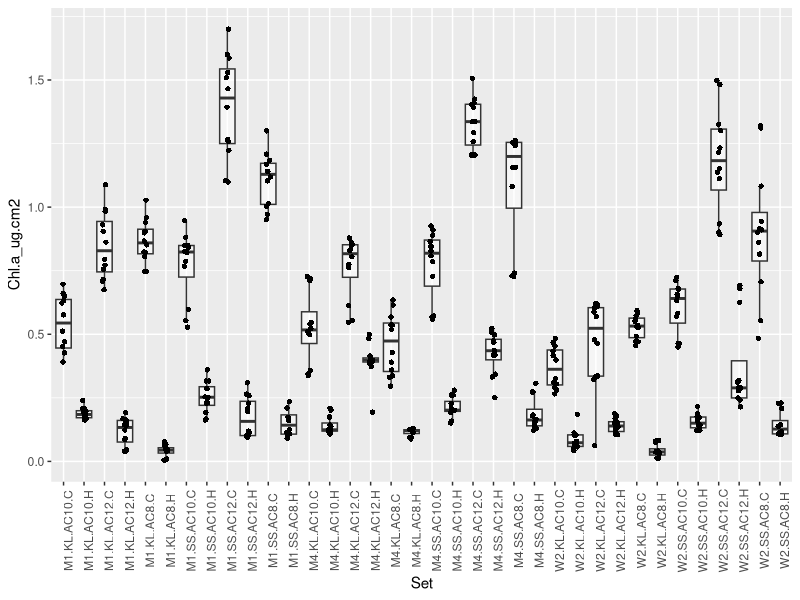
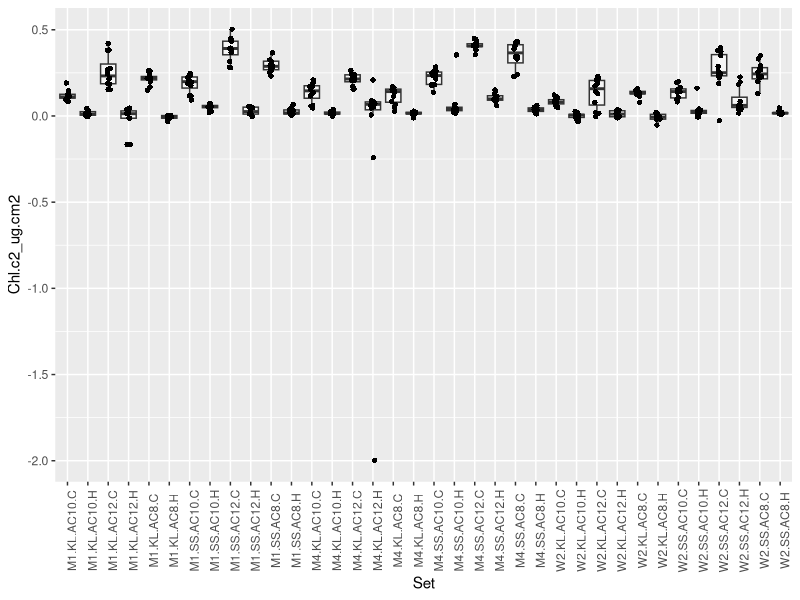
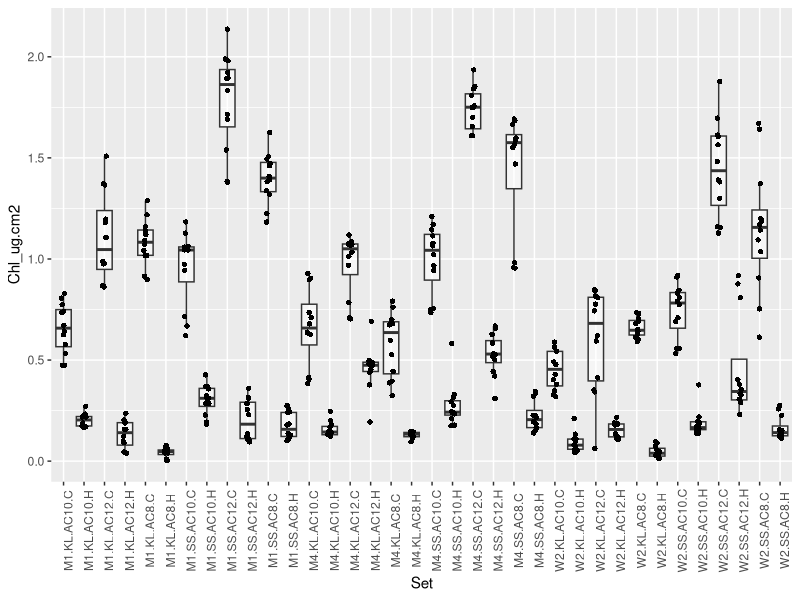
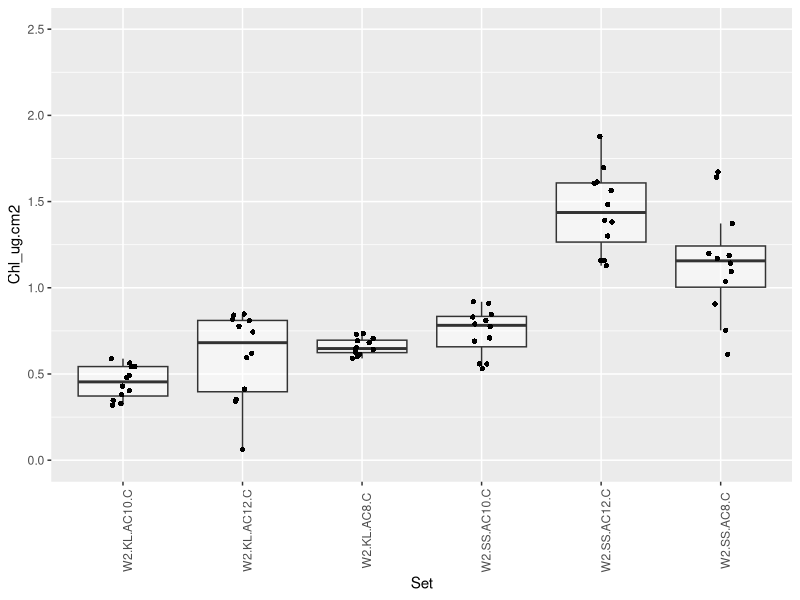
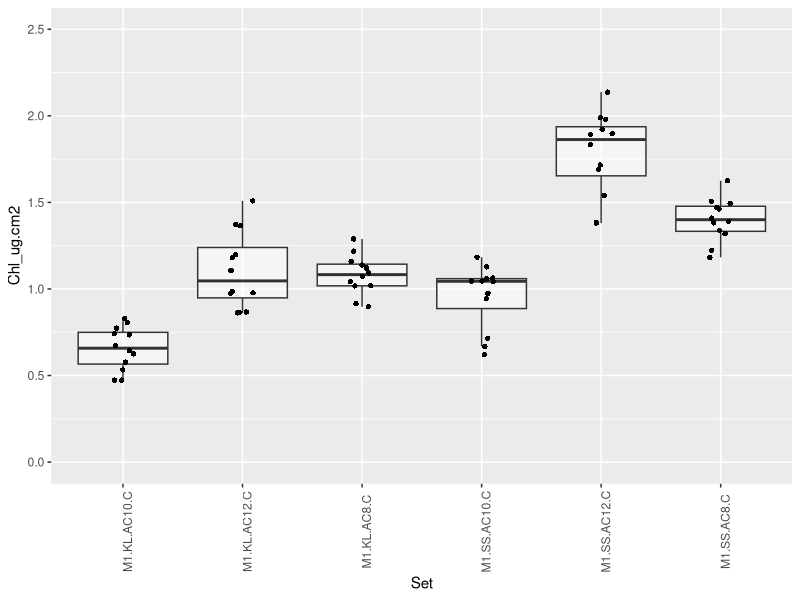
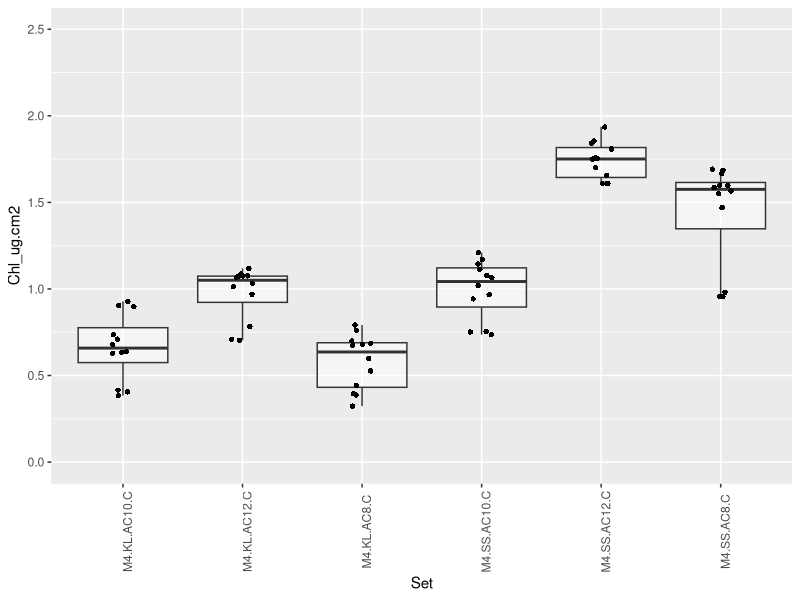
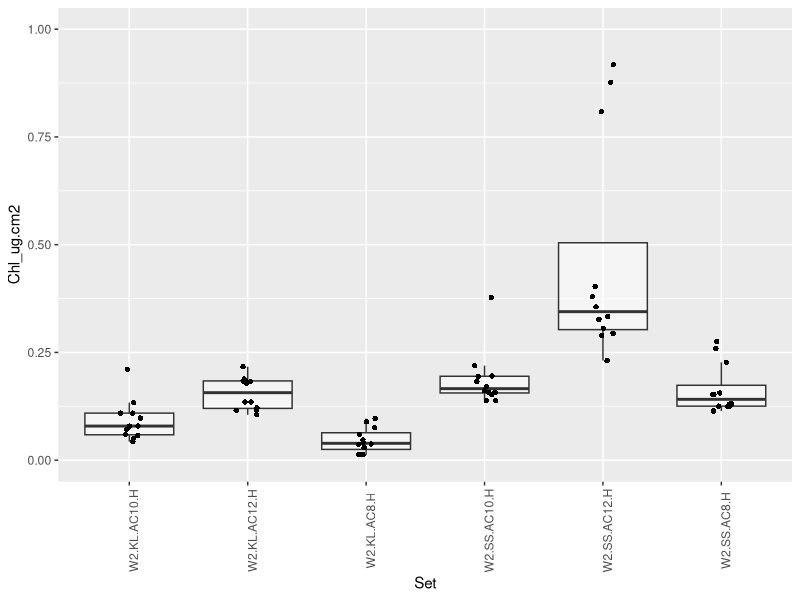
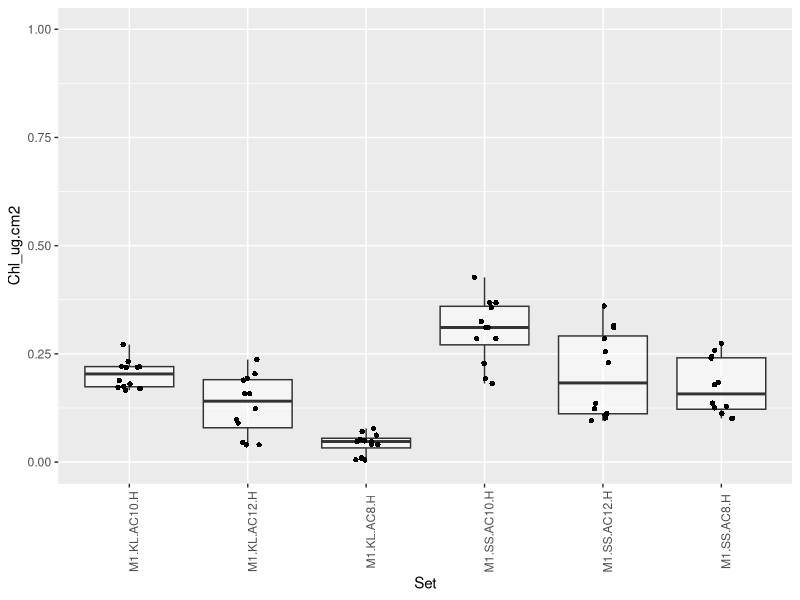

Write the R code that produced these figures, in order. (Note: this script raises an error after producing the figures.)
## ---- chunk 1
knitr::opts_chunk$set(echo = TRUE, warning = FALSE, message = FALSE)
## ---- chunk 2
##Install Packages if Needed
if (!require("ggplot2")) install.packages("ggplot2")

##Load Packages
library(ggplot2)
## ---- chunk 3
####Load Data####
Sym<-read.csv("Data/Symbionts.csv", header=TRUE)
Chl<-read.csv("Data/Chlorophyll.csv", header=TRUE)
Wax.Stand<-read.csv("Data/WaxStandards.csv", header=TRUE)
SampData<-read.csv("Data/SampleData.csv", header=TRUE)

##Set factor variables
SampData$TimeP<-factor(SampData$TimeP, levels=c("W2", "M1", "M4"), ordered=TRUE)
SampData$Site<-factor(SampData$Site, levels=c("KL", "SS"), ordered=TRUE)
SampData$Genotype<-factor(SampData$Genotype, levels=c("AC8", "AC10", "AC12"), ordered=TRUE)
SampData$Treatment<-factor(SampData$Treatment, levels=c("Control", "Heat"), ordered=TRUE)
SampData$Treat<-factor(SampData$Treat, levels=c("C", "H"), ordered=TRUE)

##Add a Sample Set Variable
SampData$Set<-paste(SampData$TimeP, SampData$Site, SampData$Genotype, SampData$Treat, sep=".")

##Add a Season Variable
SampData$Seas<-ifelse(SampData$TimeP=="W2", "Summer1", ifelse(SampData$TimeP=="M1", "Summer2", ifelse(SampData$TimeP=="M4", "Winter" , NA)))
SampData$Seas<-factor(SampData$Seas, levels=c("Summer1", "Summer2", "Winter"), ordered=TRUE)

## ---- chunk 4
####Create Standard Curve

##Calculate Surface Area of Cylinders from Standards
Wax.Stand$SA_cm2<-2*pi*(Wax.Stand$Dm_cm/2)*Wax.Stand$Ht_cm+2*pi*(Wax.Stand$Dm_cm/2)^2

##Calculate Difference in Wax Weight
Wax.Stand$Wax.D_g<- Wax.Stand$Wax.F_g-Wax.Stand$Wax.I_g

##Linear Model of SA as a Function of Wax Weight
wax.SA.lm  <- lm(SA_cm2~Wax.D_g, data=Wax.Stand)
summary(wax.SA.lm)
coef(wax.SA.lm)

SA.mod <- function(wax.weight) {
  coefs <- coef(wax.SA.lm)
  #y = mx + b
  SA <- ((coefs[2] * wax.weight) + coefs[1])
  return(SA)}

####Apply Standard Curve

##Calculate Difference in Wax Weight (g) in Sample Data
SampData$Wax.D_g<- SampData$Wax.F_g-SampData$Wax.I_g

##Calculate Surface Area (cm^2) by Applying Linear Model Function
SampData$SA_cm2<-SA.mod(SampData$Wax.D_g)

## ---- chunk 5
##Subtract Background A750 from A630 and A663
Chl$A630.c<-Chl$A630-Chl$A750
Chl$A663.c<-Chl$A663-Chl$A750

##Divide by Pathlength (0.5cm pathlength for 175ul sample in UVStar Plate) 
Chl$A630.c<-c(Chl$A630.c/0.5)
Chl$A663.c<-c(Chl$A663.c/0.5)

##Calculate Chl-a and Chl-c2 in ug/ml
Chl$Chl.a_ug.ml<-11.43*Chl$A663.c- 0.64*Chl$A630.c
Chl$Chl.c2_ug.ml <- 27.09*Chl$A630.c - 3.63*Chl$A663.c

##Merge with Sample Data to Calculate Chlorophyll per Surface Area
#Merges by Random Number (RandN) column
#Adds necessary Slurry Volume (Vol_ml) and Surface Area (SA_cm2) columns
#Retains only Color Score project samples
Chl<-merge(Chl, SampData,  all.x=FALSE, all.y=TRUE)

##Calculate Total Chlorophyll-a and c2 (ug) 
Chl$Chl.a_ug<-Chl$Chl.a_ug.ml*Chl$Vol_ml
Chl$Chl.c2_ug<-Chl$Chl.c2_ug.ml*Chl$Vol_ml

##Calculate Chlorophyll-a and c2 per Surface Area (ug/cm^2)
Chl$Chl.a_ug.cm2<-Chl$Chl.a_ug/Chl$SA_cm2
Chl$Chl.c2_ug.cm2<-Chl$Chl.c2_ug/Chl$SA_cm2

##Initial Visual Check
ggplot(Chl, aes(x=Set, y=Chl.a_ug.cm2)) + 
  geom_boxplot(alpha=0.5, shape=2, outlier.shape = NA)+
  geom_jitter(shape=16, position=position_jitter(0.1))+
  theme(axis.text.x = element_text(angle = 90))

ggplot(Chl, aes(x=Set, y=Chl.c2_ug.cm2)) + 
  geom_boxplot(alpha=0.5, shape=2, outlier.shape = NA)+
  geom_jitter(shape=16, position=position_jitter(0.1))+
  theme(axis.text.x = element_text(angle = 90))

##Set Negative Values to Zero
Chl$Chl.a_ug.cm2[(which(Chl$Chl.a_ug.cm2<0))]<-0
Chl$Chl.c2_ug.cm2[(which(Chl$Chl.c2_ug.cm2<0))]<-0

##Add Chlorophyll-a and c2 for Total Chlorophyll per Surface Area (ug/cm^2)
Chl$Chl_ug.cm2<-Chl$Chl.a_ug.cm2+Chl$Chl.c2_ug.cm2

##Visual Check
ggplot(Chl, aes(x=Set, y=Chl_ug.cm2)) + 
  geom_boxplot(alpha=0.5, shape=2, outlier.shape = NA)+
  geom_jitter(shape=16, position=position_jitter(0.1))+
  theme(axis.text.x = element_text(angle = 90))

## ---- chunk 6
##Subset Control Treatment in Thermal Tolerance Assay 
Chl.C<-subset(Chl, Treat=="C")

#W2
ggplot(subset(Chl.C, TimeP=="W2"), aes(x=Set, y=Chl_ug.cm2)) + 
  geom_boxplot(alpha=0.5, shape=2, outlier.shape = NA)+
  geom_jitter(shape=16, position=position_jitter(0.1))+
  ylim(0,2.5)+
  theme(axis.text.x = element_text(angle = 90))

Chl.C$RandN[which(Chl.C$TimeP=="W2" & Chl.C$Chl_ug.cm2<0.25)] #"W2_45"

#M1
ggplot(subset(Chl.C, TimeP=="M1"), aes(x=Set, y=Chl_ug.cm2)) + 
  geom_boxplot(alpha=0.5, shape=2, outlier.shape = NA)+
  geom_jitter(shape=16, position=position_jitter(0.1))+
  ylim(0,2.5)+
  theme(axis.text.x = element_text(angle = 90))

#M4
ggplot(subset(Chl.C, TimeP=="M4"), aes(x=Set, y=Chl_ug.cm2)) + 
  geom_boxplot(alpha=0.5, shape=2, outlier.shape = NA)+
  geom_jitter(shape=16, position=position_jitter(0.1))+
  ylim(0,2.5)+
  theme(axis.text.x = element_text(angle = 90))


##Remove Outliers 
Chl.C.o<-Chl.C[-c(which(Chl.C$TimeP=="W2" & Chl.C$Chl_ug.cm2<0.25)),]

## ---- chunk 7
##Subset Heated Treatment in Thermal Tolerance Assay
Chl.H<-subset(Chl, Treat=="H")

#W2
ggplot(subset(Chl.H, TimeP=="W2"), aes(x=Set, y=Chl_ug.cm2)) + 
  geom_boxplot(alpha=0.5, shape=2, outlier.shape = NA)+
  geom_jitter(shape=16, position=position_jitter(0.1))+
  ylim(0,1)+
  theme(axis.text.x = element_text(angle = 90))

Chl.H$RandN[which(Chl.H$TimeP=="W2" & Chl.H$Chl_ug.cm2>0.75)] #"W2_88" "W2_88" "W2_88"

#M1
ggplot(subset(Chl.H, TimeP=="M1"), aes(x=Set, y=Chl_ug.cm2)) + 
  geom_boxplot(alpha=0.5, shape=2, outlier.shape = NA)+
  geom_jitter(shape=16, position=position_jitter(0.1))+
  ylim(0,1)+
  theme(axis.text.x = element_text(angle = 90))

#M4
ggplot(subset(Chl.H, TimeP=="M4"), aes(x=Set, y=Chl_ug.cm2)) + 
  geom_boxplot(alpha=0.5, shape=2, outlier.shape = NA)+
  geom_jitter(shape=16, position=position_jitter(0.1))+
  ylim(0,1)+
  theme(axis.text.x = element_text(angle = 90))

Chl.H$RandN[which(Chl.H$TimeP=="M4" & Chl.H$Chl_ug.cm2<.25 & Chl.H$Genotype=="AC12")] #"M4_72"
Chl.H$RandN[which(Chl.H$TimeP=="M4" & Chl.H$Chl_ug.cm2>.55 & Chl.H$Site=="KL")] #"M4_72"
Chl.H$RandN[which(Chl.H$TimeP=="M4" & Chl.H$Chl_ug.cm2>.5 & Chl.H$Genotype=="AC10")] #"M4_54"


##Remove Outliers
Chl.H.o<-Chl.H[-c(which((Chl.H$TimeP=="W2" & Chl.H$Chl_ug.cm2>0.75) |
                          (Chl.H$TimeP=="M4" & Chl.H$Chl_ug.cm2<.25 & Chl.H$Genotype=="AC12") |
                          (Chl.H$TimeP=="M4" & Chl.H$Chl_ug.cm2>.55 & Chl.H$Site=="KL") |
                          (Chl.H$TimeP=="M4" & Chl.H$Chl_ug.cm2>.5 & Chl.H$Genotype=="AC10"))),]


## ---- chunk 8
##Recombine Cleaned Chlorophyll dataframes
Chl.o<-rbind(Chl.C.o, Chl.H.o)

ggplot(Chl.o, aes(x=Set, y=Chl_ug.cm2)) + 
  geom_boxplot(alpha=0.5, shape=2, outlier.shape = NA)+
  geom_jitter(shape=16, position=position_jitter(0.1))+
  theme(axis.text.x = element_text(angle = 90))


##Average Across Replicate Readings ("Rep" column: A, B, C)
names(Chl.o)
Chl.a<-aggregate(Chl.o$Chl_ug.cm2, list(Chl.o$RandN, Chl.o$ID), mean)
names(Chl.a)<-c("RandN", "ID", "Chl_ug.cm2")


##Add Total Chlorophyll to Bleaching Metric Data

##Merge Averaged Chlorophyll Data with Sample Meta Data to create Bleaching Data dataframe
#Merges by Random Number (RandN) and ID columns
#Retains all Thermal Tolerance Assay samples
#Retains RandN, ID, TimeP, Site, Genotype, Treat, Treatment, Set, Season, and SA_cm2 from SampData
names(SampData)
BleachData<-merge(SampData[,c(1:7, 12, 11, 14)], Chl.a, all.x=TRUE, all.y=FALSE)

## ---- chunk 9
####Calculate Dilution Factors

#Scales for 1:10 Dilution Sent for Flow Cytometry
Sym$Send_df<-Sym$SendInputVol_ul/Sym$SendTotalVol_ul

##Scales for Resuspending Symbiont Pellet based on Volume of 0.01% SDS Used
Sym$Resp_df<-Sym$InputVol_ul/Sym$RespVol_ul

####Calculate Symbiont Density

##Scale Flow Cy Count/ul to account for Dilution Factor applied at Flow Cy Center
Sym$Count_ul_scaled_FC_df<-Sym$Count_ul/Sym$FC_df

##Scale Flow Cy Count/ul to account for Sent Dilution Factor
Sym$Count_ul_scaled_send_df<-Sym$Count_ul_scaled_FC_df/Sym$Send_df

##Scale Flow Cy Count/ul to account for Resuspension Dilution Factor
Sym$Count_ul_scaled_resp_df<-Sym$Count_ul_scaled_send_df/Sym$Resp_df

##Merge with Sample Data to Calculate Symbionts per Surface Area
#Merges by Random Number (RandN) column
#Adds necessary Slurry Volume (Vol_ml) and Surface Area (SA_cm2) columns
#Retains only Color Score project samples
Sym<-merge(Sym, SampData, all.x=FALSE, all.y=TRUE)

##Calculate Total Symbiont Count (scaling to Slurry Total Volume in ul)
Sym$Count_total<-Sym$Count_ul_scaled_resp_df*(Sym$Vol_ml*1000)

##Calculate Symbionts per Surface Area
Sym$Sym_cm2<-Sym$Count_total/Sym$SA_cm2

##Scale to Symb * 10^6 / cm^2
Sym$Sym10.6_cm2<-Sym$Sym_cm2/10^6

##Initial Visual Check
ggplot(Sym, aes(x=Set, y=Sym10.6_cm2)) + 
  geom_boxplot(alpha=0.5, shape=2, outlier.shape = NA)+
  geom_jitter(shape=16, position=position_jitter(0.1))+
  theme(axis.text.x = element_text(angle = 90))

## ---- chunk 10
##Subset Control Treatment in Thermal Tolerance Assay
Sym.C<-subset(Sym, Treat=="C")

#W2
ggplot(subset(Sym.C, TimeP=="W2"), aes(x=Set, y=Sym10.6_cm2)) + 
  geom_boxplot(alpha=0.5, shape=2, outlier.shape = NA)+
  geom_jitter(shape=16, position=position_jitter(0.1))+
  ylim(0,2)+
  theme(axis.text.x = element_text(angle = 90))

#M1
ggplot(subset(Sym.C, TimeP=="M1"), aes(x=Set, y=Sym10.6_cm2)) + 
  geom_boxplot(alpha=0.5, shape=2, outlier.shape = NA)+
  geom_jitter(shape=16, position=position_jitter(0.1))+
  ylim(0,2)+
  theme(axis.text.x = element_text(angle = 90))

#M4
ggplot(subset(Sym.C, TimeP=="M4"), aes(x=Set, y=Sym10.6_cm2)) + 
  geom_boxplot(alpha=0.5, shape=2, outlier.shape = NA)+
  geom_jitter(shape=16, position=position_jitter(0.1))+
  ylim(0,2)+
  theme(axis.text.x = element_text(angle = 90))

## ---- chunk 11
##Subset Heated Treatment in Thermal Tolerance Assay
Sym.H<-subset(Sym, Treat=="H")

#W2
ggplot(subset(Sym.H, TimeP=="W2"), aes(x=Set, y=Sym10.6_cm2)) + 
  geom_boxplot(alpha=0.5, shape=2, outlier.shape = NA)+
  geom_jitter(shape=16, position=position_jitter(0.1))+
  ylim(0,1)+
  theme(axis.text.x = element_text(angle = 90))

#M1
ggplot(subset(Sym.H, TimeP=="M1"), aes(x=Set, y=Sym10.6_cm2)) + 
  geom_boxplot(alpha=0.5, shape=2, outlier.shape = NA)+
  geom_jitter(shape=16, position=position_jitter(0.1))+
  ylim(0,1)+
  theme(axis.text.x = element_text(angle = 90))

Sym.H$RandN[which(Sym.H$TimeP=="M1" & Sym.H$Sym10.6_cm2>0.75)] #"M1_73" "M1_73"

#M4
ggplot(subset(Sym.H, TimeP=="M4"), aes(x=Set, y=Sym10.6_cm2)) + 
  geom_boxplot(alpha=0.5, shape=2, outlier.shape = NA)+
  geom_jitter(shape=16, position=position_jitter(0.1))+
  ylim(0,1.5)+
  theme(axis.text.x = element_text(angle = 90))

Sym.H$RandN[which(Sym.H$TimeP=="M4" & Sym.H$Sym10.6_cm2>0.75)] #"M4_61" 


##Remove Outliers
Sym.H.o<-Sym.H[-c(which((Sym.H$TimeP=="M1" & Sym.H$Sym10.6_cm2>0.75) | 
                          (Sym.H$TimeP=="M4" & Sym.H$Sym10.6_cm2>0.75))),]

## ---- chunk 12
##Recombine Cleaned Chlorophyll dataframes
Sym.o<-rbind(Sym.C, Sym.H.o)

ggplot(Sym.o, aes(x=Set, y=Sym10.6_cm2)) + 
  geom_boxplot(alpha=0.5, shape=2, outlier.shape = NA)+
  geom_jitter(shape=16, position=position_jitter(0.1))+
  theme(axis.text.x = element_text(angle = 90))


####Average Across Replicate Readings ("Rep" column: A, B, C)
names(Sym.o)
Sym.a<-aggregate(Sym.o$Sym10.6_cm2, list(Sym.o$RandN, Sym.o$ID), mean)
names(Sym.a)<-c("RandN", "ID", "Sym10.6_cm2")

####Add Symbiont Density to Bleaching Metric Data

##Merge Averaged Symbiont Data with Bleaching Metric Data
#Merges by Random Number (RandN) and ID columns
#Retains all Thermal Tolerance Assay samples
names(BleachData)
BleachData<-merge(BleachData, Sym.a, all.x=TRUE, all.y=FALSE)

## ---- chunk 13
write.csv(BleachData, "Outputs/BleachData.csv", row.names=FALSE)

